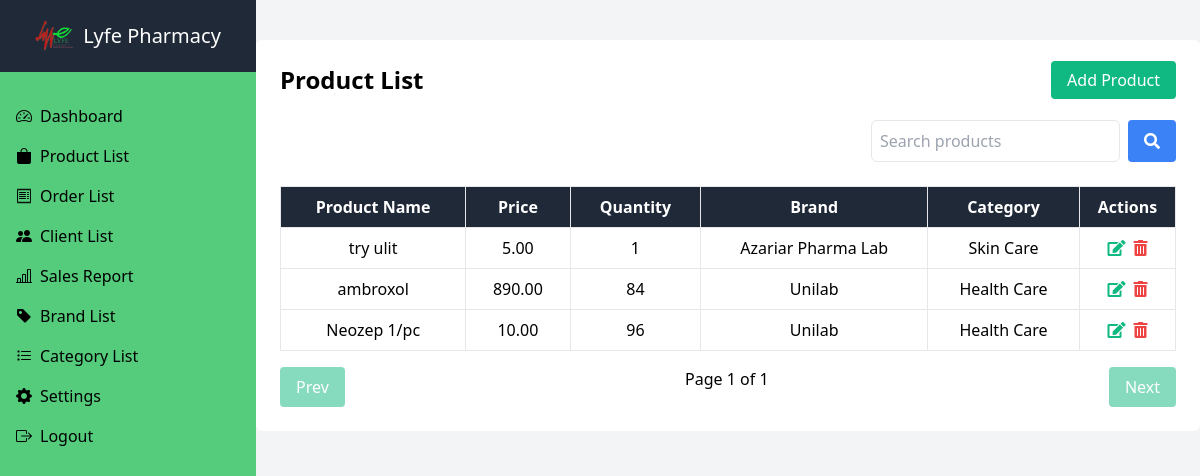
Screenshot of /admin/product_list.php (signed in) with the database file from the repository.
### tables this page shows
CREATE TABLE `products` (
  `id` int(11) NOT NULL,
  `product_name` varchar(255) NOT NULL,
  `product_description` text NOT NULL,
  `brand` varchar(225) NOT NULL,
  `category` varchar(225) NOT NULL,
  `product_image` longblob DEFAULT NULL,
  `prescription_required` tinyint(1) DEFAULT 0,
  `quantity` int(11) NOT NULL,
  `price` decimal(10,2) NOT NULL,
  `is_deleted` tinyint(1) DEFAULT 0
);

### admin/product_list.php (the view, shortened to what this page needs)
<!DOCTYPE html>
<html lang="en">
<head>
    <link rel="stylesheet" href="https://cdnjs.cloudflare.com/ajax/libs/tailwindcss/2.2.19/tailwind.min.css">
    <link rel="stylesheet" href="https://cdnjs.cloudflare.com/ajax/libs/font-awesome/5.15.3/css/all.min.css">
</head>
<?php
include 'inc/sidebar.php';
$host = 'localhost';
$dbname = 'onlinepharmacy_db';
$username = 'root';
$password = '';
try {
    $pdo = new PDO("mysql:host=$host;dbname=$dbname", $username, $password);
    $pdo->setAttribute(PDO::ATTR_ERRMODE, PDO::ERRMODE_EXCEPTION);
    $limit = 10;
    $page = isset($_GET['page']) ? $_GET['page'] : 1;
    $offset = ($page - 1) * $limit;
    $search = isset($_GET['search']) ? $_GET['search'] : '';
    $sql = "SELECT * FROM products WHERE product_name LIKE :search AND is_deleted = FALSE LIMIT :limit OFFSET :offset";
    $stmt = $pdo->prepare($sql);
    $stmt->bindValue(':search', '%' . $search . '%', PDO::PARAM_STR);
    $stmt->bindValue(':limit', $limit, PDO::PARAM_INT);
    $stmt->bindValue(':offset', $offset, PDO::PARAM_INT);
    $stmt->execute();
    $result = $stmt->fetchAll(PDO::FETCH_ASSOC);
    $sqlCount = "SELECT COUNT(*) as count FROM products WHERE product_name LIKE :search AND is_deleted = FALSE";
    $stmtCount = $pdo->prepare($sqlCount);
    $stmtCount->bindValue(':search', '%' . $search . '%', PDO::PARAM_STR);
    $stmtCount->execute();
    $totalResults = $stmtCount->fetch(PDO::FETCH_ASSOC)['count'];
    $totalPages = ceil($totalResults / $limit);
} catch (PDOException $e) {
    echo "Error: " . $e->getMessage();
}
?>
<body class="bg-gray-100 ml-64 flex justify-center">
    <div class="container mt-10 text-center justify-center items-center overflow-hidden">
        <div class="bg-white w-4/4 rounded-md p-6 h-full">
            <div class="flex justify-between items-center mb-6">
                <h1 class="text-2xl font-semibold">Product List</h1>
                <div>
                    <a href="add_product.php" class="bg-green-500 text-white px-4 py-2 rounded">Add Product</a>
                </div>
            </div>
            <div class="relative mb-6">
                <form action="" method="get" class="flex justify-end">
                    <input type="text" name="search" id="search" placeholder="Search products" class="border rounded-md p-2 mr-2" value="<?php echo $search; ?>">
                    <button type="submit" class="bg-blue-500 text-white px-4 py-2 rounded">
                        <i class="fas fa-search"></i>
                    </button>
                </form>
            </div>
            <table class="min-w-full ">
                <thead  class="bg-gray-800 text-white">
                    <tr>
                        <th class="border px-4 py-2">Product Name</th>
                        <th class="border px-4 py-2">Price</th>
                        <th class="border px-4 py-2">Quantity</th>
                        <th class="border px-4 py-2">Brand</th>
                        <th class="border px-4 py-2">Category</th>
                        <th class="border px-2 py-2">Actions</th>
                    </tr>
                </thead>
                <tbody>
                    <?php foreach ($result as $row) { ?>
                        <tr>
                            <td class="border px-4 py-2"><?php echo htmlspecialchars($row['product_name']); ?></td>
                            <td class="border px-4 py-2"><?php echo htmlspecialchars($row['price']); ?></td>
                            <td class="border px-4 py-2"><?php echo htmlspecialchars($row['quantity']); ?></td>
                            <td class="border px-4 py-2"><?php echo htmlspecialchars($row['brand']); ?></td>
                            <td class="border px-4 py-2"><?php echo htmlspecialchars($row['category']); ?></td>
                            <td class="border px-4 py-2">
                                <div class="flex justify-center">
                                    <a href="product_details.php?id=<?php echo $row['id']; ?>" class="text-green-500 mr-2"><i class="fas fa-edit"></i></a>
                                    <form action="" method="post" onsubmit="return confirm('Are you sure you want to delete this product?');">
                                        <button type="submit" class="text-red-500"><i class="fas fa-trash-alt"></i></button>
                                    </form>
                                </div>
                            </td>
                        </tr>
                    <?php } ?>
                </tbody>
            </table>
            <div class="flex justify-between mt-4">
                <a href="?search=<?php echo urlencode($search); ?>&page=<?php echo $page - 1; ?>" class="px-4 py-2 bg-green-500 text-white rounded <?php echo ($page <= 1) ? 'opacity-50 cursor-not-allowed' : ''; ?>">Prev</a>
                <div>Page <?php echo $page; ?> of <?php echo $totalPages; ?></div>
                <a href="?search=<?php echo urlencode($search); ?>&page=<?php echo $page + 1; ?>" class="px-4 py-2 bg-green-500 text-white rounded <?php echo ($page >= $totalPages) ? 'opacity-50 cursor-not-allowed' : ''; ?>">Next</a>
            </div>
        </div>
    </div>
</body>
</html>

### rows the page displays
products: product_name "try ulit", price "5.00", quantity "1", brand "Azariar Pharma Lab", category "Skin Care"
products: product_name "ambroxol", price "890.00", quantity "84", brand "Unilab", category "Health Care"
products: product_name "Neozep 1/pc", price "10.00", quantity "96", brand "Unilab", category "Health Care"

### other values shown
$page "1"
$totalPages "1"
